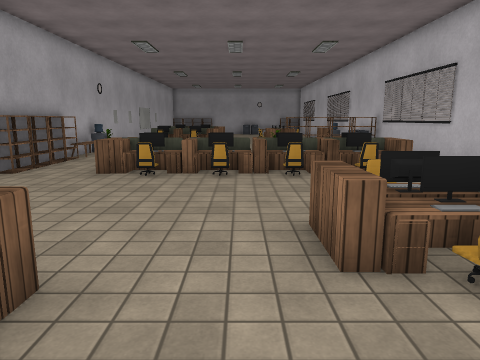
View 1 (above)

17 first-person views from a walk through a scene from a Unity 3-D project. The camera is 1.4 m above the floor, tilts 10° down and sees 70° across. The floor is counted in squares, 1 m on a side. Each view is taken from the middle of a square. On the plan, view 1 faces up. The plan holds only what a view shows up to about 15 squares ahead; the rest is blank. Some surface patterns are stand-ins.

View 2
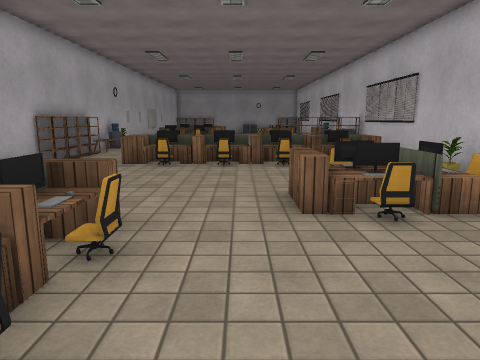

View 3
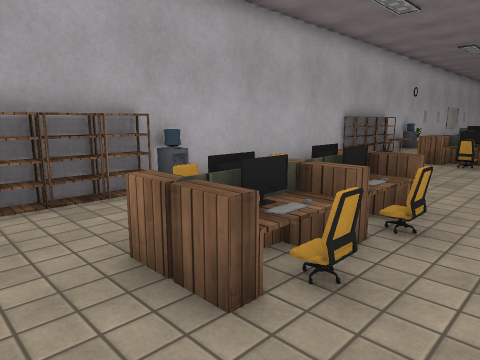

View 4
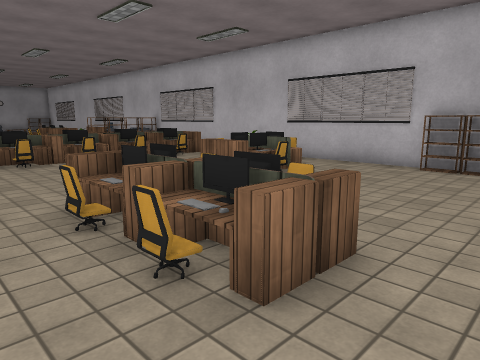

View 5
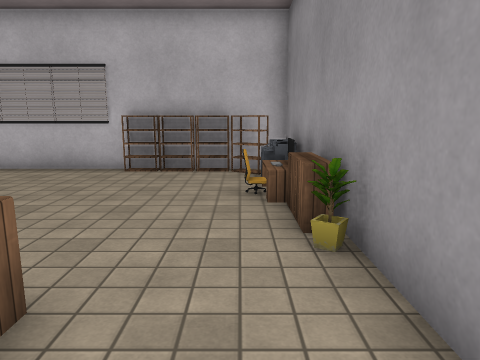

View 6
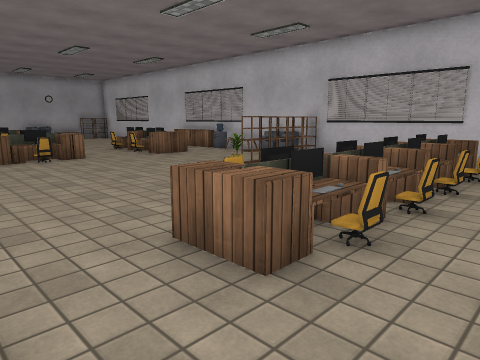

View 7
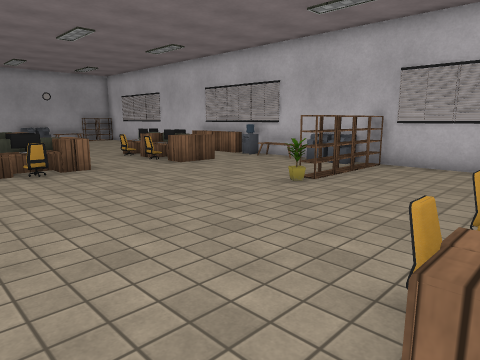

View 8
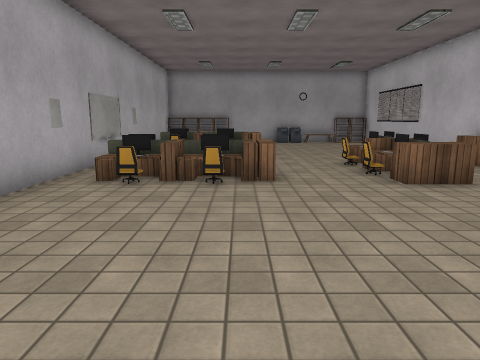

View 9
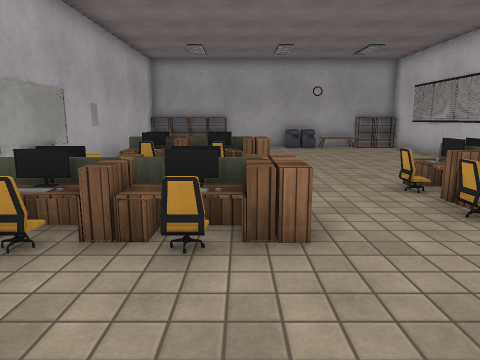

View 10
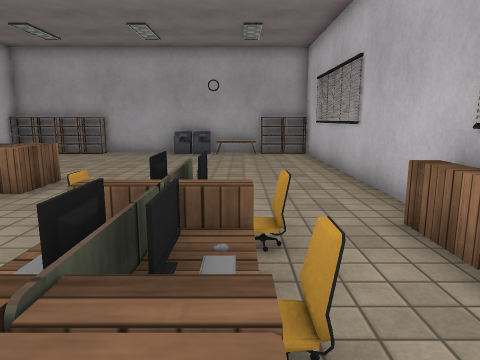

View 11
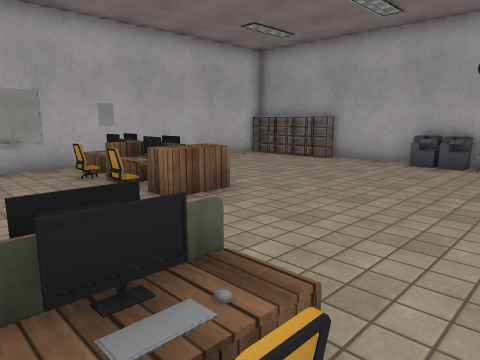

View 12
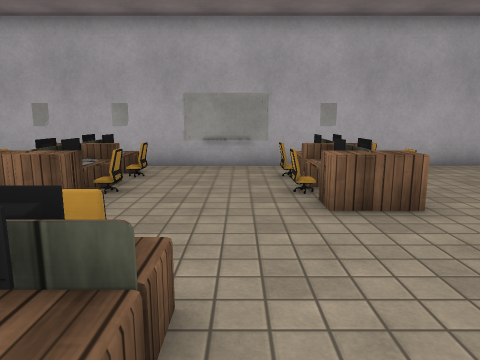

View 13
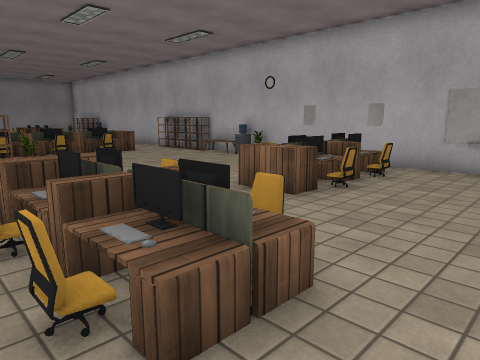

View 14
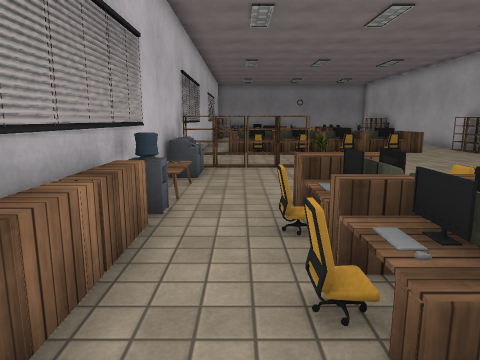

View 15
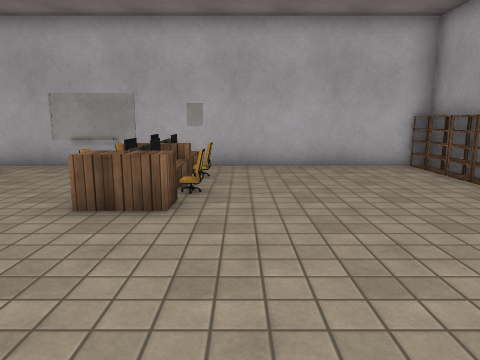

View 16
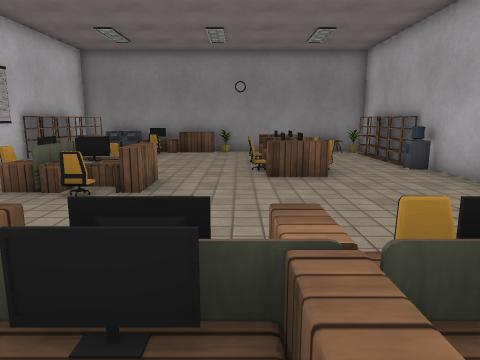

View 17
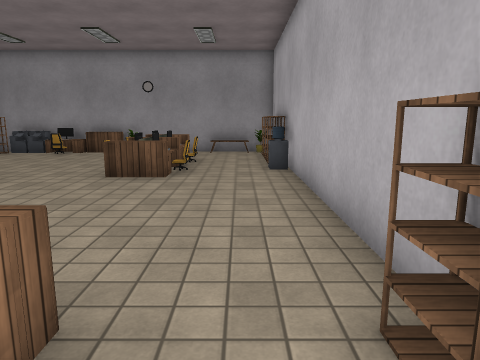

### Floor plan
Points are (right, up) in squares from view 1. A wall is a line through its corners. A room is listed if a view was taken in it or the views show most of it. See-through windows are left out.
Room 1 (views 1, 2, 3, 4, 5, 6, 7, 8, 9, 10, 11, 12, 13, 14, 15, 16, 17)
walls: (-6.4, 10.7) (-6.4, -4.3); (5.8, 0.4) (5.8, 33.4); (3.5, 33.7) (-2.5, 33.7); (3.4, -4.3) (5.8, -4.3) (5.8, -2.4); (-6.4, 33.7) (-6.4, 12.6); (-5.5, -4.3) (-0.5, -4.3)
low walls: (5, 15.5) (5, 16); (5.2, 15.4) (5.2, 16.8) (5.7, 16.8); (5.6, 15.2) (5.6, 16.1) (5, 16.1) (5, 16.8); (2.9, 2.8) (2.9, 3.6); (1.5, 33) (0.2, 33); (1.5, 33.2) (0.2, 33.2); (1, 33.4) (0.5, 33.4) (0.5, 33); (1.8, 33.4) (1.2, 33.4); (1, 33.7) (1, 33); (3.5, -3.5) (4.8, -3.5); (3.4, -3.7) (4.7, -3.7); (3.4, -4) (3.8, -4) (3.8, -3.5); (4.5, -4) (4.5, -3.5)
objects: bookshelf (-6, -3) to (-6, -2); bookshelf (-6, -1); bookshelf (-6, 0); other object (-6, 1); bookshelf (-6, 9) to (-6, 10); bookshelf (-6, 11); bookshelf (-6, 12); other object (-6, 15); whiteboard (-6, 23) to (-6, 24); bookshelf (-6, 33) to (-6, 34); keyboard (-5, 20); other object (-5, 21); chair (-5, 25) to (-4, 25); other object (-5, 26); chair (-5, 27); bookshelf (-5, 33) to (-5, 34); chair (-4, 0); chair (-4, 1); other object (-4, 9) to (-4, 10); chair (-4, 19); other object (-4, 20); other object (-4, 21); chair (-4, 22); other object (-4, 26); other object (-4, 27); bookshelf (-4, 33) to (-4, 34); other object (-3, -1); keyboard (-3, 0); other object (-3, 1) to (-3, 2); other object (-3, 3) to (-2, 3); other object (-3, 9); other object (-3, 10); chair (-3, 19); other object (-3, 20); other object (-3, 21); chair (-3, 22); chair (-3, 25); desk (-3, 26); chair (-3, 27); bookshelf (-3, 33) to (-3, 34); other object (-2, -1); desk (-2, 0); other object (-2, 1); keyboard (-2, 2); chair (-2, 9); chair (-2, 11); other object (-2, 20); other object (-2, 21); other object (-2, 26); other object (-2, 27); chair (-1, 0); chair (-1, 1); other object (-1, 9); other object (-1, 10); other object (-1, 20) to (-1, 21); other object (-1, 26) to (-1, 27); other object (0, -4); other object (0, 9); chair (0, 11); other object (1, -4); other object (1, 3) to (1, 4); other object (1, 8); chair (1, 9); chair (1, 11); chair (1, 21); chair (1, 23); desk (2, -4); chair (2, -3) to (3, -3); chair (2, 3); other object (2, 4); chair (2, 5); desk (2, 9); desk (2, 10); other object (2, 20); keyboard (2, 21); other object (2, 22); other object (3, -4); other object (3, 4); chair (3, 9); other object (3, 11); bookshelf (3, 15); other object (3, 20); chair (3, 21); other object (3, 22); chair (3, 23); desk (3, 24); desk (4, 3); chair (4, 4); other object (4, 9); other object (4, 10); bookshelf (4, 15); bookshelf (4, 33) to (4, 34); bookshelf (5, -3); bookshelf (5, -2) to (6, -2); bookshelf (5, -1) to (6, -1); bookshelf (5, 0) to (6, 0); bookshelf (5, 15); other object (5, 20); other object (5, 21) to (5, 22); other object (5, 23); bookshelf (5, 33) to (6, 34)

Where each view was taken, in squares from view 1:
view 1: 0 up, 0 right, facing up
view 2: 2 down, 0 right, facing up
view 3: 3 down, 0 right, facing up-left
view 4: 3 down, 5 left, facing up-right
view 5: 3 down, 4 left, facing right
view 6: 7 up, 6 left, facing up-right
view 7: 10 up, 5 left, facing up-right
view 8: 12 up, 2 left, facing up
view 9: 16 up, 2 left, facing up
view 10: 19 up, 3 right, facing up
view 11: 22 up, 4 right, facing up-left
view 12: 24 up, 4 right, facing left
view 13: 25 up, 4 right, facing down-left
view 14: 25 up, 4 right, facing down
view 15: 28 up, 4 right, facing left
view 16: 11 up, 1 left, facing down
view 17: 11 up, 5 left, facing down
